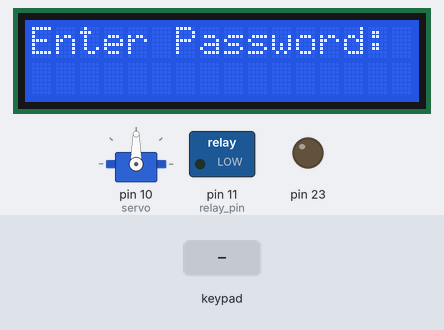
Bench run of a sketch on a simulated Arduino Mega 2560, built with avr-gcc and run on an emulated ATmega2560. Parts: servo, 16×2 character LCD, switched loads named in the sketch (green lamp = pin HIGH), output pins drawn as LEDs (lit = HIGH). Inputs (shaded band) come from the test bench. EEPROM starts erased; what the sketch prints to the serial monitor is not drawn.

Above: at 2.3 s.
2.4 s: keypad keys 5 4 3 2 # pressed 0.4 s apart
At 6.5 s:
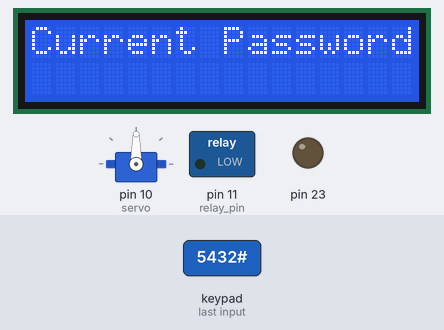
7.4 s: key 'A' pressed
At 8.6 s:
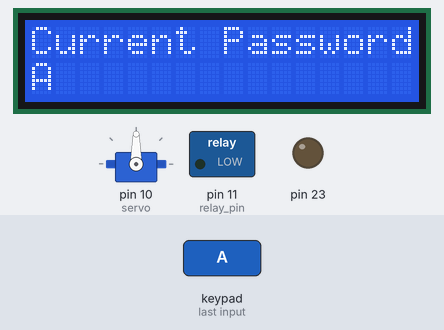
8.9 s: keypad keys 5 4 3 2 * pressed 0.4 s apart
At 11.7 s:
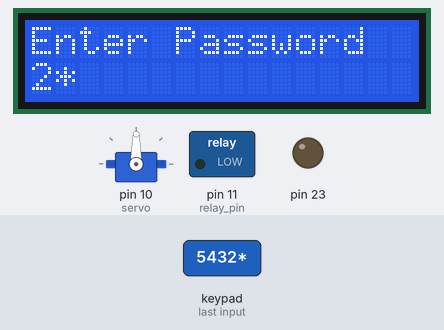
12.9 s: key 'B' pressed
At 14.0 s:
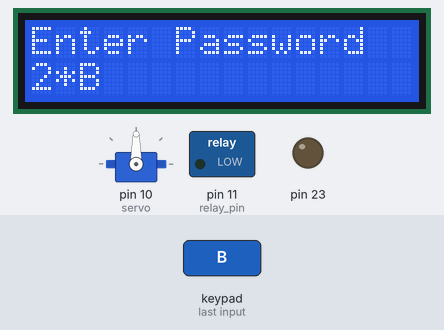
14.4 s: key 'C' pressed
At 15.4 s:
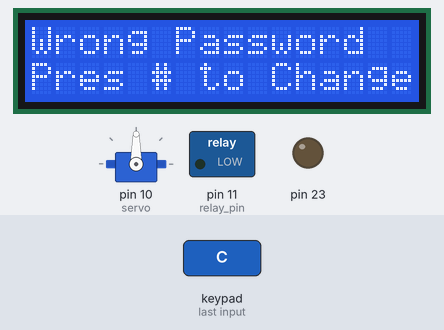
16.1 s: keypad keys 5 4 3 2 pressed 0.4 s apart
At 20.6 s:
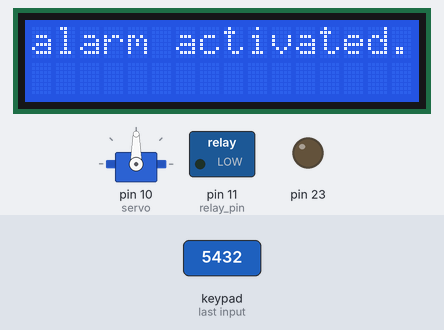
Timing chart, 0 to 21.7 s (numbered marks = the images above; inputs shaded):
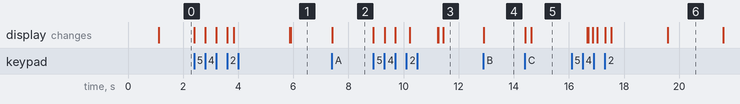

The sketch:

keypad_lcd_lock_door_final.ino
```cpp
#include <Keypad.h>
#include <Wire.h>
#include <LiquidCrystal_I2C.h>
#include<EEPROM.h>
//I2C pins declaration
LiquidCrystal_I2C lcd(0x3F, 2, 1, 0, 4, 5, 6, 7, 3, POSITIVE);

const byte ROWS = 4; //four rows
const byte COLS = 4; //four columns


//for servo

#include <Servo.h>

Servo servo;
int angle = 0;
//
int counter=0;
char keys[ROWS][COLS] = {
  {'1','2','3','A'},
  {'4','5','6','B'},
  {'7','8','9','C'},
  {'*','0','#','D'}
};

char password[4];
char initial_password[4],new_password[4];
int i=0;
int relay_pin = 11;
char key_pressed=0;

//from star side **=keypad--8,arduino-->3,7-->2,6-->1->0,4-->7,3-->6,2-->5,keypad-1-->arduino-4
byte rowPins[ROWS] = {5, 4, 3, 2}; //connect to the row pinouts of the keypad
byte colPins[COLS] = {9, 8, 7, 6}; //connect to the colum,5-n pinouts of the keypad

Keypad keypad = Keypad( makeKeymap(keys), rowPins, colPins, ROWS, COLS );


void setup()

{
  Serial.begin(9600);
  servo.attach(10);
  pinMode(relay_pin, OUTPUT);
  pinMode(23, OUTPUT);
  lcd.begin(16,2);
  lcd.print("Team 360");
  lcd.setCursor(0,1);
  lcd.print("Welcome to IoT");
  delay(1000);
  lcd.clear();
  lcd.print("Enter Password:");
  lcd.setCursor(0,1);
  initialpassword();
}
void loop()
{
//digitalWrite(relay_pin, HIGH);
key_pressed = keypad.getKey();
if(key_pressed=='#')
change();
if (key_pressed)
{
password[i++]=key_pressed;
lcd.print(key_pressed);
}
if(i==4)
{
delay(200);
for(int j=0;j<4;j++)
initial_password[j]=EEPROM.read(j);
if(!(strncmp(password, initial_password,4)))
{
lcd.clear();
lcd.print("Pass Accepted");
digitalWrite(23,HIGH);
for(angle = 0; angle < 90; angle += 1)    // command to move from 0 degrees to 180 degrees
  {
    servo.write(angle);                 //command to rotate the servo to the specified angle
    delay(30);
  }

  delay(1000);

  for(angle = 90; angle>=1; angle-=1)     // command to move from 180 degrees to 0 degrees
  {
    servo.write(angle);              //command to rotate the servo to the specified angle
    delay(30);
  }

lcd.setCursor(0,1);
lcd.print("Pres # to change");
delay(2000);
lcd.clear();
lcd.print("Enter Password:");
lcd.setCursor(0,1);
i=0;
}
else
{


digitalWrite(relay_pin, LOW);
lcd.clear();
lcd.print("Wrong Password");
lcd.setCursor(0,1);
lcd.print("Pres # to Change");
delay(2000);
lcd.clear();
lcd.print("Enter Password");
lcd.setCursor(0,1);
i=0;
 counter=counter+1;
    }
    Serial.println(counter);
    if(counter>=3){
      lcd.clear();
      Serial.println("alarm activated");
      lcd.print("alarm activated..");
      lcd.setCursor(0,0);
      delay(2000);
      lcd.clear();
      lcd.setCursor(0,0);
      lcd.print("disabled System ..");


      for(int i=15;i>=0;i--){
        lcd.setCursor(0,1);
      lcd.print(i);
      if(i<=9){
        lcd.clear();
        lcd.setCursor(0,0);
        lcd.print("disabled System ..");
        lcd.setCursor(0,1);
        lcd.print(i);
        }
      delay(1000);
        }

      counter=0;


      }
    lcd.clear();
    lcd.print("Enter Password :");
    lcd.setCursor(0,1);
  }
}

void change()
{
 int j=0;
  lcd.clear();
  lcd.print("Current Password");
  lcd.setCursor(0,1);
  while(j<4)
  {
    char key=keypad.getKey();
    if(key)
    {
      new_password[j++]=key;
      lcd.print(key);
    }
    key=0;
  }
  delay(500);
  if((strncmp(new_password, initial_password, 4)))
  {
    lcd.clear();
 lcd.print("Wrong Password");
    lcd.setCursor(0,1);
    lcd.print("Try Again");
    delay(1000);
  }
  else
  {
    j=0;
    lcd.clear();
    lcd.print("New Password:");
    lcd.setCursor(0,1);
    while(j<4)
    {
      char key=keypad.getKey();
      if(key)
      {
        initial_password[j]=key;
        lcd.print(key);
        EEPROM.write(j,key);
        j++;
      }
    }
lcd.print("Pass Changed");
delay(1000);
  }
  lcd.clear();
  lcd.print("Enter Password");
  lcd.setCursor(0,1);
  key_pressed=0;
}
void initialpassword(){
  for(int j=0;j<4;j++)
    EEPROM.write(j, j+49);
  for(int j=0;j<4;j++)
    initial_password[j]=EEPROM.read(j);
}
```

Measured:
- after the input at 2.4 s, the display: first changes at once (image 1 shows a later state)
- after the input at 7.4 s, the display: changes at once (image 2)
- after the input at 8.9 s, the display: first changes at once (image 3 shows a later state)
- after the input at 12.9 s, the display: changes at once (image 4)
- after the input at 14.4 s, the display: first changes at once (image 5 shows a later state)
- after the input at 16.1 s, the display: first differs from a run without the input after 0.59 s (image 6 shows a later state)
